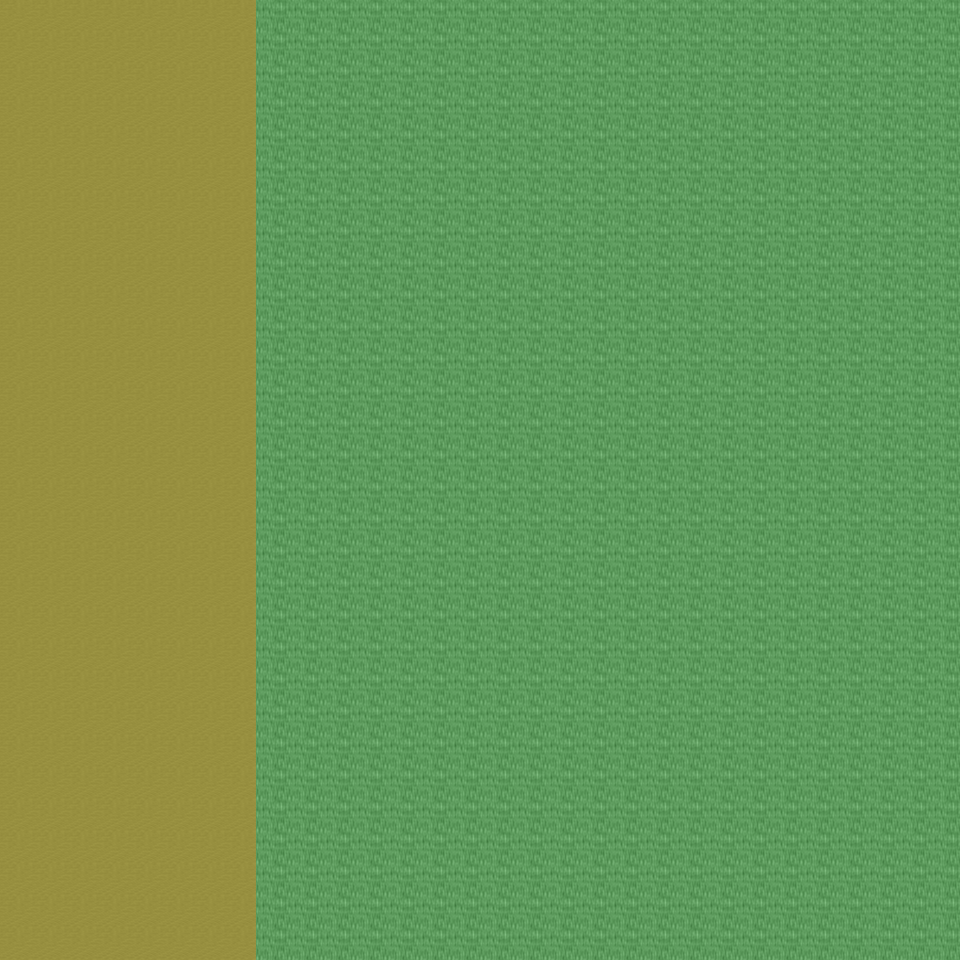

The image is a tile-based game level rendered from a .tmx file. Its description and source (layers, tilesets, objects; grid data summarised) follow:
An orthogonal 30x30 tile map with 32x32 px tiles, 6 tile layers (Ground, Object, Object2, Above, ...), 26 tilesets and 3 objects (3x mapchange).

<map version="1.0" orientation="orthogonal" renderorder="right-down" width="30" height="30" tilewidth="32" tileheight="32" nextobjectid="4">
  <tileset firstgid="1" name="tileset_ground_ground" tilewidth="32" tileheight="32" tilecount="33" columns="3">
    <image source="../drawable/tileset_ground_ground.png" width="96" height="352" />
  </tileset>
  <tileset firstgid="34" name="tileset_ground_ridge_earth_dark" tilewidth="32" tileheight="32" tilecount="96" columns="12">
    <image source="../drawable/tileset_ground_ridge_earth_dark.png" width="384" height="256" />
  </tileset>
  <tileset firstgid="130" name="tileset_furniture_light_iron_lamp" tilewidth="32" tileheight="32" tilecount="3" columns="1">
    <image source="../drawable/tileset_furniture_light_iron_lamp.png" width="32" height="96" />
  </tileset>
  <tileset firstgid="133" name="tileset_furniture_light_dark_torch" tilewidth="32" tileheight="32" tilecount="8" columns="2">
    <image source="../drawable/tileset_furniture_light_dark_torch.png" width="64" height="128" />
  </tileset>
  <tileset firstgid="141" name="tileset_furniture_light_flames" tilewidth="32" tileheight="32" tilecount="6" columns="6">
    <image source="../drawable/tileset_furniture_light_flames.png" width="192" height="32" />
  </tileset>
  <tileset firstgid="147" name="tileset_item_corpse_skeleton" tilewidth="32" tileheight="32" tilecount="4" columns="2">
    <image source="../drawable/tileset_item_corpse_skeleton.png" width="64" height="64" />
  </tileset>
  <tileset firstgid="151" name="tileset_item_blood_floor_stains_2" tilewidth="32" tileheight="32" tilecount="4" columns="2">
    <image source="../drawable/tileset_item_blood_floor_stains_2.png" width="64" height="64" />
  </tileset>
  <tileset firstgid="155" name="tileset_item_chest_large" tilewidth="32" tileheight="32" tilecount="8" columns="4">
    <image source="../drawable/tileset_item_chest_large.png" width="128" height="64" />
  </tileset>
  <tileset firstgid="163" name="tileset_item_armor_sword_rack" tilewidth="32" tileheight="32" tilecount="4" columns="2">
    <image source="../drawable/tileset_item_armor_sword_rack.png" width="64" height="64" />
  </tileset>
  <tileset firstgid="167" name="tileset_item_armor_weapons_rack" tilewidth="32" tileheight="32" tilecount="18" columns="9">
    <image source="../drawable/tileset_item_armor_weapons_rack.png" width="288" height="64" />
  </tileset>
  <tileset firstgid="185" name="tileset_item_pot_barrel_tall" tilewidth="32" tileheight="32" tilecount="2" columns="1">
    <image source="../drawable/tileset_item_pot_barrel_tall.png" width="32" height="64" />
  </tileset>
  <tileset firstgid="187" name="tileset_item_pot_pot_tall" tilewidth="32" tileheight="32" tilecount="2" columns="1">
    <image source="../drawable/tileset_item_pot_pot_tall.png" width="32" height="64" />
  </tileset>
  <tileset firstgid="189" name="tileset_ground_rock_pebbles" tilewidth="32" tileheight="32" tilecount="3" columns="1">
    <image source="../drawable/tileset_ground_rock_pebbles.png" width="32" height="96" />
  </tileset>
  <tileset firstgid="192" name="tileset_item_corpse_skull_dark" tilewidth="32" tileheight="32" tilecount="2" columns="2">
    <image source="../drawable/tileset_item_corpse_skull_dark.png" width="64" height="32" />
  </tileset>
  <tileset firstgid="194" name="tileset_ground_ladder_horizontal_dark" tilewidth="32" tileheight="32" tilecount="3" columns="1">
    <image source="../drawable/tileset_ground_ladder_horizontal_dark.png" width="32" height="96" />
  </tileset>
  <tileset firstgid="197" name="tileset_ground_fire_fire" tilewidth="32" tileheight="32" tilecount="27" columns="3">
    <image source="../drawable/tileset_ground_fire_fire.png" width="96" height="288" />
  </tileset>
  <tileset firstgid="224" name="tileset_ground_cobbled_paving" tilewidth="32" tileheight="32" tilecount="1" columns="1">
    <image source="../drawable/tileset_ground_cobbled_paving.png" width="32" height="32" />
  </tileset>
  <tileset firstgid="225" name="tileset_plant_stump_int_small_stump" tilewidth="32" tileheight="32" tilecount="1" columns="1">
    <image source="../drawable/tileset_plant_stump_int_small_stump.png" width="32" height="32" />
  </tileset>
  <tileset firstgid="226" name="tileset_furniture_table_tree_stump_table" tilewidth="32" tileheight="32" tilecount="4" columns="2">
    <image source="../drawable/tileset_furniture_table_tree_stump_table.png" width="64" height="64" />
  </tileset>
  <tileset firstgid="230" name="tileset_logic_collision" tilewidth="32" tileheight="32" tilecount="1" columns="1">
    <image source="../drawable/tileset_logic_collision.png" width="32" height="32" />
  </tileset>
  <tileset firstgid="231" name="tileset_ground_ladder_vertical_dark" tilewidth="32" tileheight="32" tilecount="3" columns="3">
    <image source="../drawable/tileset_ground_ladder_vertical_dark.png" width="96" height="32" />
  </tileset>
  <tileset firstgid="234" name="tileset_ground_ladder_steps" tilewidth="32" tileheight="32" tilecount="6" columns="3">
    <image source="../drawable/tileset_ground_ladder_steps.png" width="96" height="64" />
  </tileset>
  <tileset firstgid="240" name="tileset_ground_earth_edges_yellowgreen" tilewidth="32" tileheight="32" tilecount="15" columns="5">
    <image source="../drawable/tileset_ground_earth_edges_yellowgreen.png" width="160" height="96" />
  </tileset>
  <tileset firstgid="255" name="tileset_plant_grasses" tilewidth="32" tileheight="32" tilecount="6" columns="3">
    <image source="../drawable/tileset_plant_grasses.png" width="96" height="64" />
  </tileset>
  <tileset firstgid="261" name="tileset_item_firewood" tilewidth="32" tileheight="32" tilecount="12" columns="3">
    <image source="../drawable/tileset_item_firewood.png" width="96" height="128" />
  </tileset>
  <tileset firstgid="273" name="tileset_building_ice_tower" tilewidth="32" tileheight="32" tilecount="252" columns="9">
    <image source="../drawable/tileset_building_ice_tower.png" width="288" height="896" />
  </tileset>
  <layer name="Ground" width="30" height="30">
    <data>[900 cells, 900 non-empty, 3 distinct tile ids]</data>
  </layer>
  <layer name="Object" width="30" height="30">
    <data>[900 cells, 78 non-empty, 15 distinct tile ids]</data>
  </layer>
  <layer name="Object2" width="30" height="30">
    <data>[900 cells, 4 non-empty, 2 distinct tile ids]</data>
  </layer>
  <layer name="Above" width="30" height="30">
    <data>[900 cells, 2 non-empty, 2 distinct tile ids]</data>
  </layer>
  <layer name="Above2" width="30" height="30">
    <data>[900 cells, 1 non-empty, 1 distinct tile ids]</data>
  </layer>
  <layer name="Walkable" width="30" height="30">
    <data>[900 cells, 660 non-empty, 1 distinct tile ids]</data>
  </layer>
  <objectgroup name="MapEvents">
    <object id="1" name="north" type="mapchange" x="0" y="0" width="256" height="32">
      <properties>
        <property name="map" value="0_ados_mountain_n2_w2_x4_y0" />
        <property name="place" value="south" />
      </properties>
    </object>
    <object id="2" name="south" type="mapchange" x="0" y="928" width="256" height="32">
      <properties>
        <property name="map" value="0_ados_mountain_n2_w2_x4_y2" />
        <property name="place" value="north" />
      </properties>
    </object>
    <object id="3" name="west" type="mapchange" x="0" y="0" width="32" height="960">
      <properties>
        <property name="map" value="0_ados_mountain_n2_w2_x3_y1" />
        <property name="place" value="east" />
      </properties>
    </object>
  </objectgroup>
</map>
